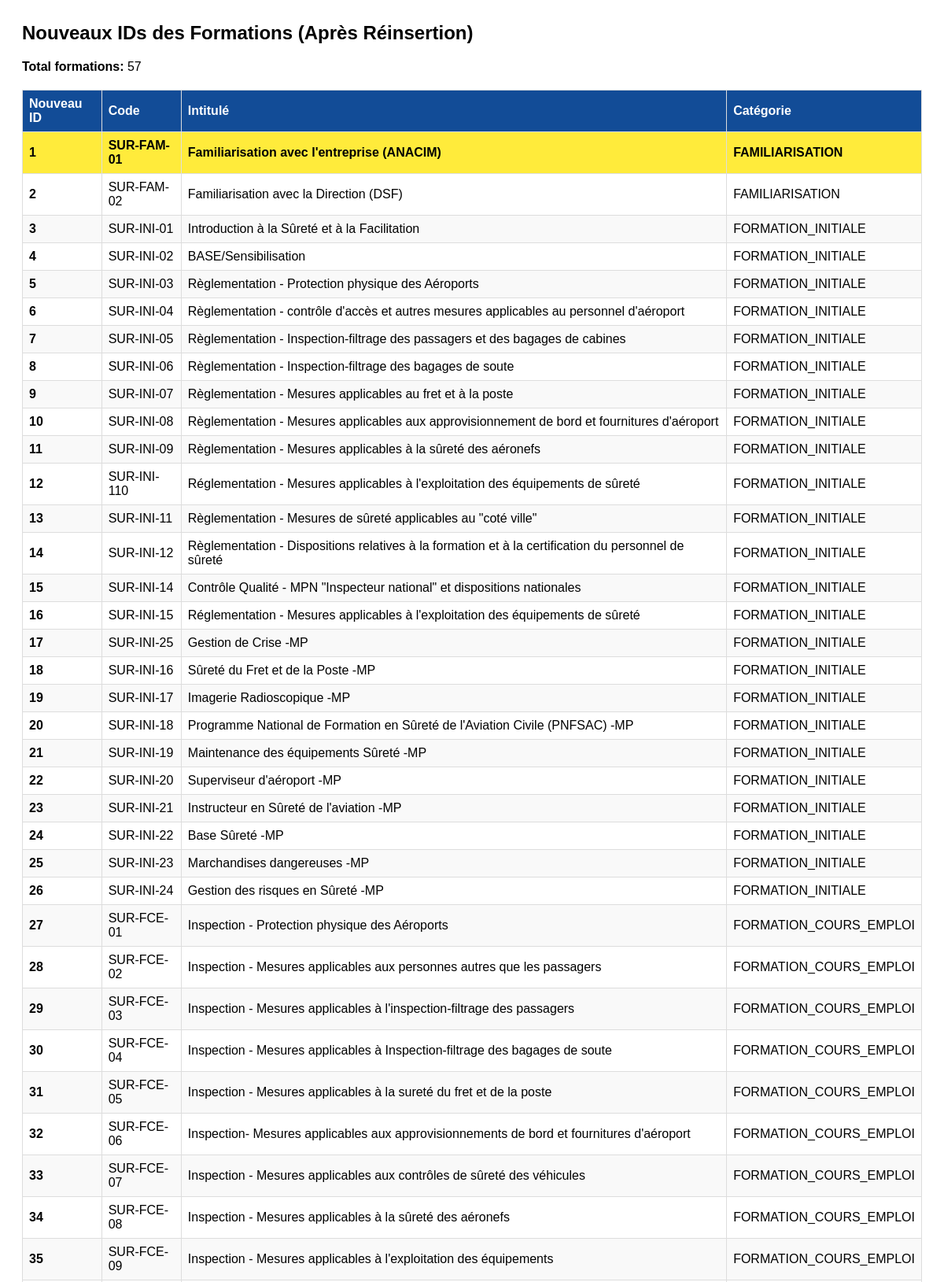
/voir_nouveaux_ids.php (upper part), run on the app's committed database.
### tables this page shows
CREATE TABLE formations (
    id INT AUTO_INCREMENT PRIMARY KEY,
    numero VARCHAR(20) NOT NULL,
    intitule VARCHAR(255) NOT NULL,
    code VARCHAR(50) NOT NULL UNIQUE,
    ressource ENUM('Interne', 'Externe', 'Interne/Externe') NOT NULL,
    periodicite_mois INT NOT NULL,
    categorie ENUM('FAMILIARISATION', 'FORMATION_INITIALE', 'FORMATION_COURS_EMPLOI', 'FORMATION_TECHNIQUE') NOT NULL,
    created_at TIMESTAMP DEFAULT CURRENT_TIMESTAMP
);

### voir_nouveaux_ids.php (the view, shortened to what this page needs)
<?php
$database = new Database();
$db = $database->getConnection();
echo "<h2>Nouveaux IDs des Formations (Après Réinsertion)</h2>";
$stmt = $db->prepare("SELECT id, code, intitule, categorie FROM formations ORDER BY id");
$stmt->execute();
$formations = $stmt->fetchAll(PDO::FETCH_ASSOC);
echo "<p><strong>Total formations:</strong> " . count($formations) . "</p>";
echo "<table>";
echo "<tr>";
echo "<th>Nouveau ID</th>";
echo "<th>Code</th>";
echo "<th>Intitulé</th>";
echo "<th>Catégorie</th>";
echo "</tr>";
foreach ($formations as $formation) {
    $highlight = ($formation['id'] == 1) ? 'class="highlight"' : '';
    echo "<tr {$highlight}>";
    echo "<td><strong>" . htmlspecialchars($formation['id']) . "</strong></td>";
    echo "<td>" . htmlspecialchars($formation['code']) . "</td>";
    echo "<td>" . htmlspecialchars($formation['intitule']) . "</td>";
    echo "<td>" . htmlspecialchars($formation['categorie']) . "</td>";
    echo "</tr>";
}
echo "</table>";
?>

### voir_nouveaux_ids.php (style rules this page uses)
table { border-collapse: collapse; width: 100%; margin: 20px 0; }
th, td { border: 1px solid #ddd; padding: 8px; text-align: left; }
th { background-color: #124c97; color: white; position: sticky; top: 0; }
tr:nth-child(even) { background-color: #f9f9f9; }
.highlight { background-color: #ffeb3b !important; font-weight: bold; }

### data on the page
formations: id "1", code "SUR-FAM-01", intitule "Familiarisation avec l'entreprise (ANACIM)", categorie "FAMILIARISATION"
formations: id "2", code "SUR-FAM-02", intitule "Familiarisation avec la Direction (DSF)", categorie "FAMILIARISATION"
formations: id "3", code "SUR-INI-01", intitule "Introduction à la Sûreté et à la Facilitation", categorie "FORMATION_INITIALE"
formations: id "4", code "SUR-INI-02", intitule "BASE/Sensibilisation", categorie "FORMATION_INITIALE"
formations: id "5", code "SUR-INI-03", intitule "Règlementation - Protection physique des Aéroports", categorie "FORMATION_INITIALE"
formations: id "6", code "SUR-INI-04", intitule "Règlementation - contrôle d'accès et autres mesures applicables au personnel d'aéroport", categorie "FORMATION_INITIALE"
formations: id "7", code "SUR-INI-05", intitule "Règlementation - Inspection-filtrage des passagers et des bagages de cabines", categorie "FORMATION_INITIALE"
formations: id "8", code "SUR-INI-06", intitule "Règlementation - Inspection-filtrage des bagages de soute", categorie "FORMATION_INITIALE"
formations: id "9", code "SUR-INI-07", intitule "Règlementation - Mesures applicables au fret et à la poste", categorie "FORMATION_INITIALE"
formations: id "10", code "SUR-INI-08", intitule "Règlementation - Mesures applicables aux approvisionnement de bord et fournitures d'aéroport", categorie "FORMATION_INITIALE"
formations: id "11", code "SUR-INI-09", intitule "Règlementation - Mesures applicables à la sûreté des aéronefs", categorie "FORMATION_INITIALE"
formations: id "12", code "SUR-INI-110", intitule "Réglementation - Mesures applicables à l'exploitation des équipements de sûreté", categorie "FORMATION_INITIALE"
formations: id "13", code "SUR-INI-11", intitule "Règlementation - Mesures de sûreté applicables au \"coté ville\"", categorie "FORMATION_INITIALE"
formations: id "14", code "SUR-INI-12", intitule "Règlementation - Dispositions relatives à la formation et à la certification du personnel de sûreté", categorie "FORMATION_INITIALE"
formations: id "15", code "SUR-INI-14", intitule "Contrôle Qualité - MPN \"Inspecteur national\" et dispositions nationales", categorie "FORMATION_INITIALE"
formations: id "16", code "SUR-INI-15", intitule "Réglementation - Mesures applicables à l'exploitation des équipements de sûreté", categorie "FORMATION_INITIALE"
formations: id "17", code "SUR-INI-25", intitule "Gestion de Crise -MP", categorie "FORMATION_INITIALE"
formations: id "18", code "SUR-INI-16", intitule "Sûreté du Fret et de la Poste -MP", categorie "FORMATION_INITIALE"
formations: id "19", code "SUR-INI-17", intitule "Imagerie Radioscopique -MP", categorie "FORMATION_INITIALE"
formations: id "20", code "SUR-INI-18", intitule "Programme National de Formation en Sûreté de l'Aviation Civile (PNFSAC) -MP", categorie "FORMATION_INITIALE"
formations: id "21", code "SUR-INI-19", intitule "Maintenance des équipements Sûreté -MP", categorie "FORMATION_INITIALE"
formations: id "22", code "SUR-INI-20", intitule "Superviseur d'aéroport -MP", categorie "FORMATION_INITIALE"
formations: id "23", code "SUR-INI-21", intitule "Instructeur en Sûreté de l'aviation -MP", categorie "FORMATION_INITIALE"
formations: id "24", code "SUR-INI-22", intitule "Base Sûreté -MP", categorie "FORMATION_INITIALE"
formations: id "25", code "SUR-INI-23", intitule "Marchandises dangereuses -MP", categorie "FORMATION_INITIALE"
formations: id "26", code "SUR-INI-24", intitule "Gestion des risques en Sûreté -MP", categorie "FORMATION_INITIALE"
formations: id "27", code "SUR-FCE-01", intitule "Inspection - Protection physique des Aéroports", categorie "FORMATION_COURS_EMPLOI"
formations: id "28", code "SUR-FCE-02", intitule "Inspection - Mesures applicables aux personnes autres que les passagers", categorie "FORMATION_COURS_EMPLOI"
formations: id "29", code "SUR-FCE-03", intitule "Inspection - Mesures applicables à l'inspection-filtrage des passagers", categorie "FORMATION_COURS_EMPLOI"
formations: id "30", code "SUR-FCE-04", intitule "Inspection - Mesures applicables à Inspection-filtrage des bagages de soute", categorie "FORMATION_COURS_EMPLOI"
formations: id "31", code "SUR-FCE-05", intitule "Inspection - Mesures applicables à la sureté du fret et de la poste", categorie "FORMATION_COURS_EMPLOI"
formations: id "32", code "SUR-FCE-06", intitule "Inspection- Mesures applicables aux approvisionnements de bord et fournitures d'aéroport", categorie "FORMATION_COURS_EMPLOI"
formations: id "33", code "SUR-FCE-07", intitule "Inspection - Mesures applicables aux contrôles de sûreté des véhicules", categorie "FORMATION_COURS_EMPLOI"
formations: id "34", code "SUR-FCE-08", intitule "Inspection - Mesures applicables à la sûreté des aéronefs", categorie "FORMATION_COURS_EMPLOI"
formations: id "35", code "SUR-FCE-09", intitule "Inspection - Mesures applicables à l'exploitation des équipements", categorie "FORMATION_COURS_EMPLOI"

### other printed values
count($formations) "57"
